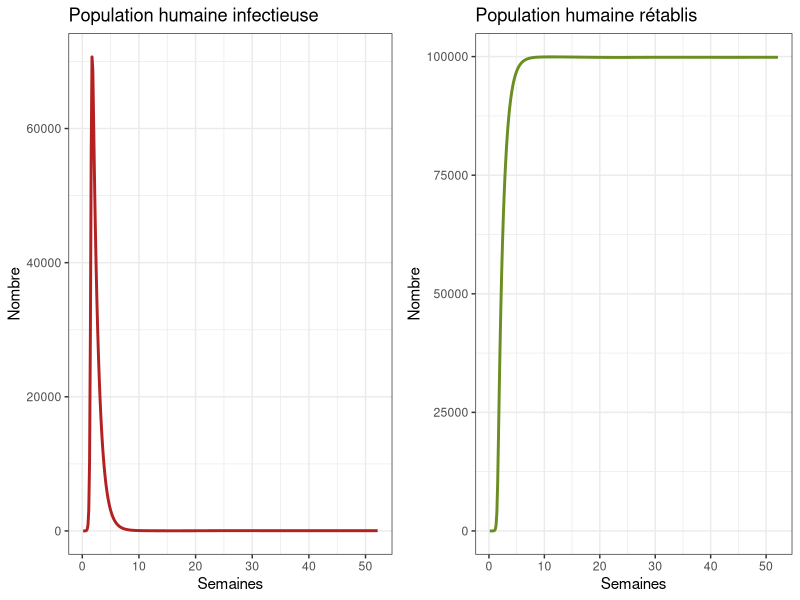
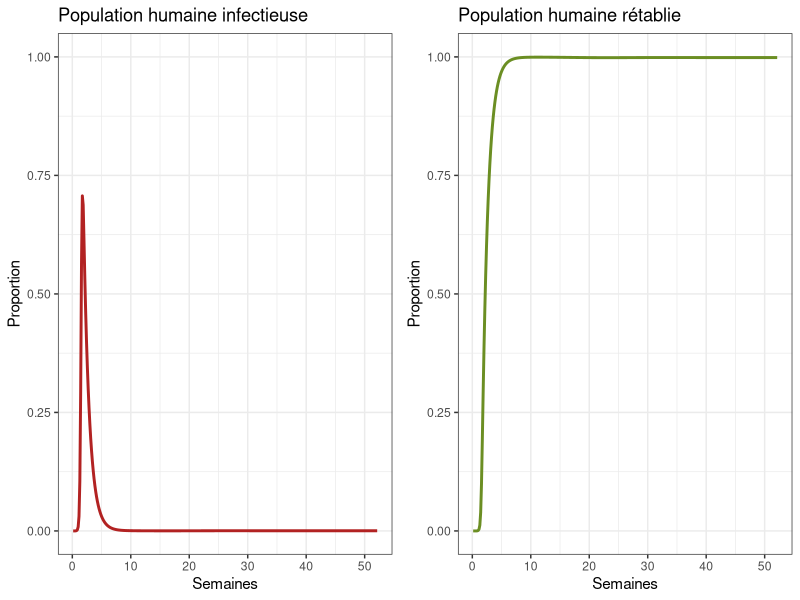
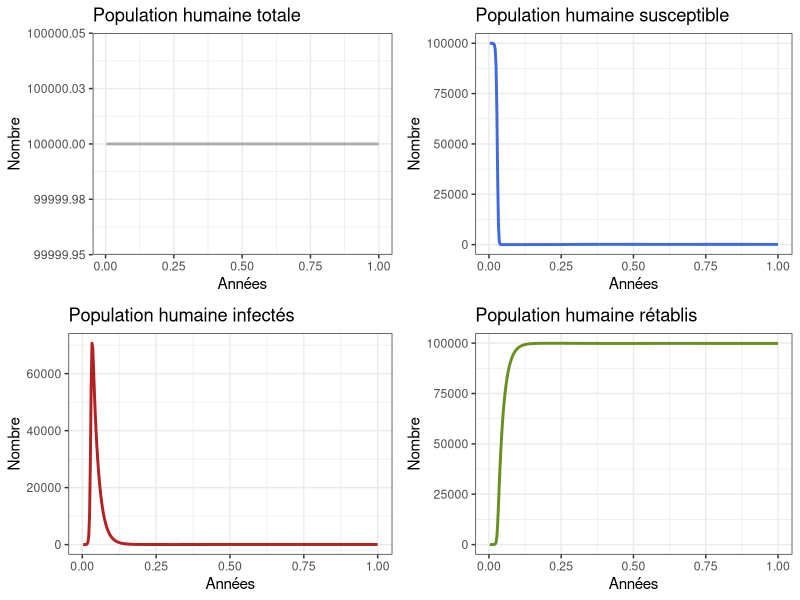
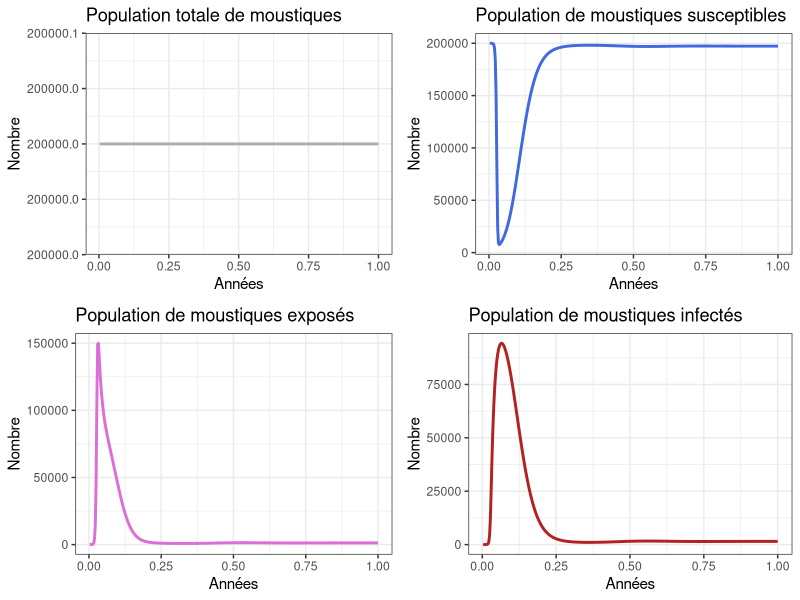
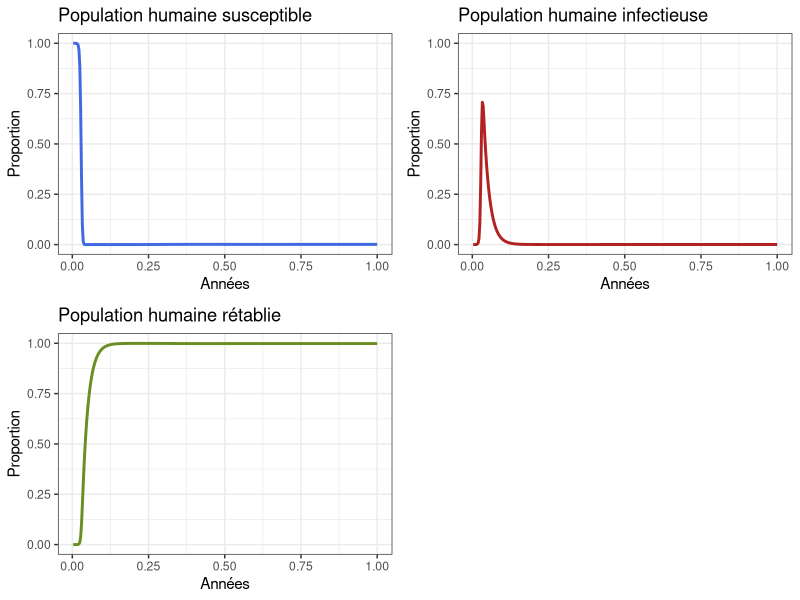

The R source for these figures, in order:
## ---- chunk 1
#Dernière modification de la version 21/10/2022
full_version <- TRUE
## ---- chunk 2
library(deSolve)

library(tidyverse)

library(cowplot)
## ---- chunk 3

# Liste des paramètres
Lv <- 10                # Espérance de vie des moustiques (en jours)

Lh <- 50 * 365          # Espérance de vie des humains (en jours)

PIh <- 7                # Période infectieuse chez les humains (en jours)

PIv <- 6                # Période infectieuse chez les moustiques (en jours)

PIE <- 8.4              # Période d'incubation extrinsèque chez les moustiques adultes (en jours)

muv <- 1 / Lv           # Taux de mortalité par habitant de la population de moustiques (1/Lv)

muh <- 1 / Lh           # Taux de mortalité par habitant de la population humaine (1/Lh)

alphav <- muv           # Taux de natalité par habitant de la population de moustiques. Pour l’instant, nous supposerons qu’il est égal au taux de mortalité.

alphah <- muh           # Taux de natalité par habitant de la population humaine. Pour l’instant, nous supposerons qu’il est égal au taux de mortalité.

gamma <- 1 / PIh        # Taux de rétablissement chez les humains (1/PIh)

delta <- 1 / PIE        # Taux d'incubation extrinsèque (1/PIE)

Nh <- 100000            # Nombre d'humains. Pour cet exercice, nous suggérons 100 000 humains. Vous pouvez le modifier selon la ville que vous avez choisie pour la modélisation.

m <- 2                  # Densité de moustiques femelles par humain

Nv <- m * Nh            # Nombre de moustiques (m * Nh)

R0 <- 1000              # Nombre de reproduction de base

ph <- 0.7               # Probabilité de transmission d'un moustique infecté à un humain susceptible après une piqûre.

pv <- 0.7               # Probabilité de transmission d'un humain infecté à un moustique susceptible après une piqûre.

b <- sqrt((R0 * muv*(muv+delta) * (muh+gamma)) /
         (m * ph * pv * delta)) # Taux de piqûre

betah <- ph * b         # Coefficient de transmission d'un moustique infecté à un humain susceptible après une piqûre (ph*b)

betav <- pv * b         # Coefficient de transmission d'un humain infecté à un moustique susceptible après une piqûre (pv*b)

TEMP <- 1               # Nombre d'années à simuler. Pour cet exercice, nous commencerons avec la première année de l’épidémie.

## ---- chunk 4

# Modèle déterministe simple (FUN)
modele_zika <- function(temp, variable_detat, parametres) {
  
  with(as.list(c(variable_detat, parametres)), # environnement local pour évaluer les dérivées
       {
         # Humains
         dSh   <-  alphah * Nh - betah * (Iv/Nh) * Sh - muh * Sh
         dIh   <-  betah * (Iv/Nh) * Sh  - (gamma + muh) * Ih
         dRh   <-  gamma * Ih  - muh * Rh
         
         # Moustiques
         dSv   <-  alphav * Nv - betav * (Ih/Nh) * Sv - muv * Sv 
         dEv   <-  betav * (Ih/Nh) * Sv - (delta + muv)* Ev
         dIv   <-  delta * Ev - muv * Iv
         
         list(c(dSh, dIh, dRh, dSv, dEv, dIv))
       }
  )
}
## ---- chunk 5
# Séquence de temps (times)

temps <- seq(1, 365 * TEMP , by = 1)


# Parametres (parms)

parametres <- c(
  muv = muv,     
  muh = muh, 
  alphav = alphav,
  alphah = alphah,
  gamma = gamma,   
  delta = delta,   
  betav = betav,       
  betah = betah,   
  Nh = Nh,      
  Nv = Nv
)
## ---- chunk 6
initiales <- c(Sh = Nh,        # Population d'humains susceptibles avant le début de l'épidémie
           Ih = 0,        # Population d'humains infectés  avant le début de l'épidémie
           Rh = 0,        # Population d'humains rétablis avant le début de l'épidémie
           Sv = Nv,        # Population de moustiques susceptibles avant le début de l'épidémie
           Ev = 0,        # Population de moustiques exposés avant le début de l'épidémie
           Iv = 0)        # Population de moustiques infectés  avant le début de l'épidémie

## ---- chunk 7
# Solution
sortie <- ode(y = initiales , 
              times = temps  ,   
              fun = modele_zika   ,   
              parms = parametres  
) %>%
  as.data.frame() # Conversion en data frame
## ---- chunk 8
# Conditions initiales au début de l'épidémie
initiales <- c(Sh = Nh-1, # Population initiale d'humains susceptibles
               Ih = 1, # Premier cas humain infecté au début de l'épidémie
               Rh = 0, # Aucun humain rétabli au départ
               Sv = Nv, # Population initiale de moustiques susceptibles
               Ev = 0, # Aucun moustique exposé au début de l'épidémie
               Iv = 0) # Aucun moustique infecté au début de l'épidémie
## ---- chunk 9
sortie <- ode(y = initiales , 
              times = temps  ,   
              fun = modele_zika   ,   
              parms = parametres  
) %>%
  as.data.frame() # Conversion en data frame
## ---- chunk 10
# Convertir les temps de jours en années et en semaines, respectivement
sortie$annees <- sortie$time/365
sortie$semaines <- sortie$time/7
## ---- chunk 11
# Passez en revue la première épidémie
p1e <- ggplot(data = sortie, aes(y = Ih, x = semaines)) +  
  geom_line(color='firebrick', linewidth=1) +  
  labs(title = "Population humaine infectieuse", x = "Semaines", y = "Nombre") +  
  theme_bw() # Graphique de la population humaine infectieuse  
p2e <- ggplot(data = sortie, aes(y = Rh, x = semaines)) +  
  geom_line(color='olivedrab', linewidth=1) +  
  labs(title = "Population humaine rétablis", x = "Semaines", y = "Nombre") +  
  theme_bw() # Graphique de la population humaine rétablis  


plot_grid(p1e, p2e) # Graphique comparatif de la population humaine infectieuse et de la population humaine rétablis
## ---- chunk 12
# Passez en revue la première épidémie avec proportions
p1p <- ggplot(data = sortie, aes(y = Ih/(Sh+Ih+Rh), x = semaines)) +  
  geom_line(color = 'firebrick', linewidth = 1) +  
  ggtitle("Population humaine infectieuse") +  
  theme_bw() + ylab("Proportion") + xlab("Semaines") +  
  coord_cartesian(ylim = c(0,1)) # Graphique de la population humaine infectieuse  

p2p <- ggplot(data = sortie, aes(y = Rh/(Sh+Ih+Rh), x = semaines)) +  
  geom_line(color = 'olivedrab', linewidth = 1) +  
  ggtitle("Population humaine rétablie") +  
  theme_bw() + ylab("Proportion") + xlab("Semaines") +  
  coord_cartesian(ylim = c(0,1))  # Graphique de la population humaine rétablie  

plot_grid(p1p, p2p) # Graphique comparatif de la population humaine infectieuse et rétablie
## ---- chunk 13

#Examiner le comportement du modèle sur 100 ans  


p1h <- ggplot(data = sortie, aes(y = (Rh + Ih + Sh), x = annees)) +  
  geom_line(color='grey68', linewidth=1) +  
  labs(title = "Population humaine totale", x = "Années", y = "Nombre") +  
  theme_bw()  


p2h <- ggplot(data = sortie, aes(y = Sh, x = annees)) +  
  geom_line(color='royalblue', linewidth=1) +  
  labs(title = "Population humaine susceptible", x = "Années", y = "Nombre") +  
  theme_bw()  


p3h <- ggplot(data = sortie, aes(y = Ih, x = annees)) +  
  geom_line(color='firebrick', linewidth=1) +  
  labs(title = "Population humaine infectés", x = "Années", y = "Nombre") +  
  theme_bw()  


p4h <- ggplot(data = sortie, aes(y = Rh, x = annees)) +  
  geom_line(color='olivedrab', linewidth=1) +  
  labs(title = "Population humaine rétablis", x = "Années", y = "Nombre") +  
  theme_bw() 


plot_grid(p1h, p2h, p3h, p4h, ncol = 2)

## ---- chunk 14
# Examiner le comportement du modèle
p1v <- ggplot(data = sortie, aes(y = (Sv + Ev + Iv), x = annees)) +  
  geom_line(color='grey68', linewidth=1) +  
  labs(title = "Population totale de moustiques", x = "Années", y = "Nombre") +  
  theme_bw()  


p2v <- ggplot(data = sortie, aes(y = Sv, x = annees)) +  
  geom_line(color='royalblue', linewidth=1) +  
  labs(title = "Population de moustiques susceptibles", x = "Années", y = "Nombre") +  
  theme_bw()  


p3v <- ggplot(data = sortie, aes(y = Ev, x = annees)) +  
  geom_line(color='orchid', linewidth=1) +  
  labs(title = "Population de moustiques exposés", x = "Années", y = "Nombre") +  
  theme_bw()  


p4v <- ggplot(data = sortie, aes(y = Iv, x = annees)) +  
  geom_line(color='firebrick', linewidth=1) +  
  labs(title = "Population de moustiques infectés", x = "Années", y = "Nombre") +  
  theme_bw() 


plot_grid(p1v, p2v, p3v, p4v, ncol = 2)


## ---- chunk 15
#Proportions

p1 <- ggplot(data = sortie, aes(y = Sh/(Sh+Ih+Rh), x = annees)) +
  geom_line(color='royalblue', linewidth=1) +
  ggtitle('Population humaine susceptible') +
  theme_bw() + ylab('Proportion') + xlab('Années') +
  coord_cartesian(ylim = c(0,1))

p2 <- ggplot(data = sortie, aes(y = Ih/(Sh+Ih+Rh), x = annees)) +
  geom_line(color='firebrick', linewidth=1) +
  ggtitle('Population humaine infectieuse') +
  theme_bw() + ylab('Proportion') + xlab('Années') +
  coord_cartesian(ylim = c(0,1))

p3 <- ggplot(data = sortie, aes(y = Rh/(Sh+Ih+Rh), x = annees)) +
  geom_line(color='olivedrab', linewidth=1) +
  ggtitle('Population humaine rétablie') +
  theme_bw() + ylab('Proportion') + xlab('Années') +
  coord_cartesian(ylim = c(0,1))

plot_grid(p1, p2, p3, ncol = 2)
